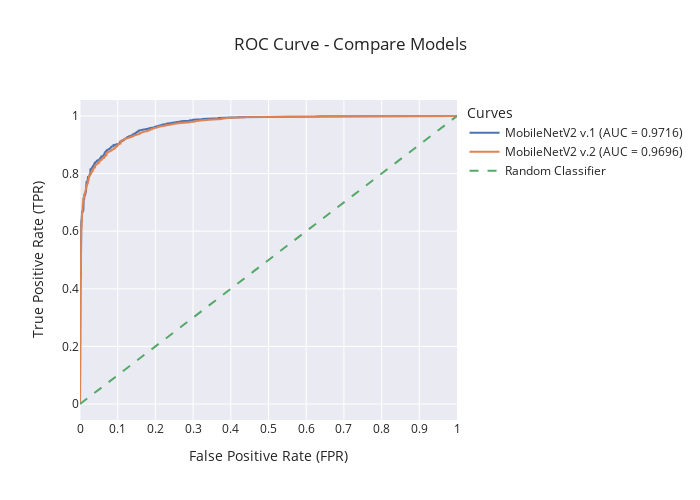

The notebook cell this image was saved under:
### Code cell
plot_roc_curve(models, test_images)

### Figure 1 — Plotly figure (JSON) as saved in the notebook; plotly's stock layout.template omitted (floating-point values rounded to 4 significant figures; data arrays with more than 128 entries replaced by an {"elided": "..."} marker saying what was removed)
{"data": [{"mode": "lines", "name": "MobileNetV2 v.1 (AUC = 0.9716)", "type": "scatter", "x": {"elided": "763 float values"}, "y": {"elided": "763 float values"}}, {"mode": "lines", "name": "MobileNetV2 v.2 (AUC = 0.9696)", "type": "scatter", "x": {"elided": "614 float values"}, "y": {"elided": "614 float values"}}, {"line": {"dash": "dash"}, "mode": "lines", "name": "Random Classifier", "type": "scatter", "x": [0, 1], "y": [0, 1]}], "layout": {"height": 500, "legend": {"title": {"text": "Curves"}}, "title": {"text": "ROC Curve - Compare Models"}, "width": 700, "xaxis": {"dtick": 0.1, "tick0": 0, "tickmode": "linear", "title": {"text": "False Positive Rate (FPR)"}}, "yaxis": {"title": {"text": "True Positive Rate (TPR)"}}}}
